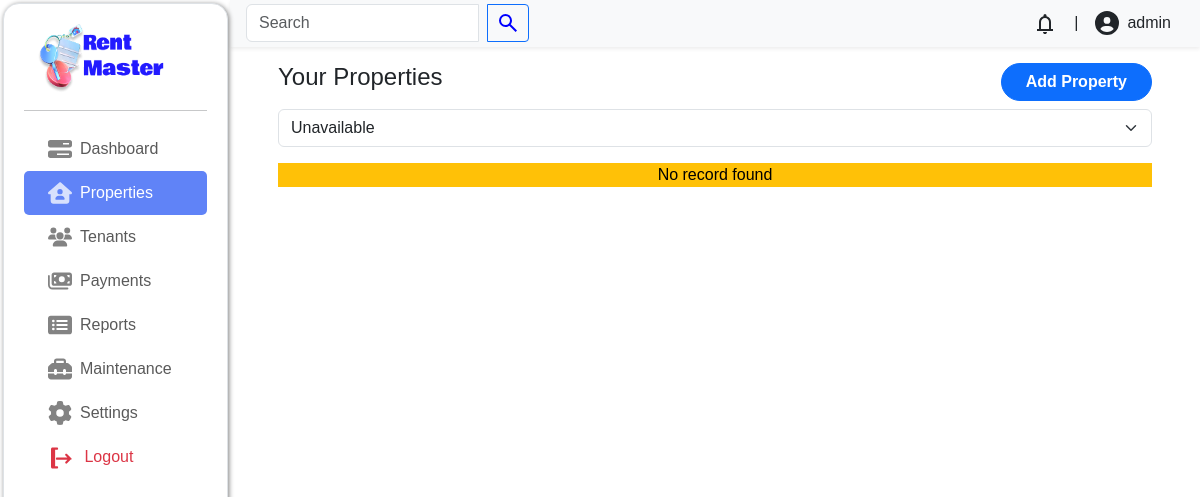
The page /admin/index.php?page=properties/index&property_id=59&property_status=unavailable (signed in) on the database as committed earlier.
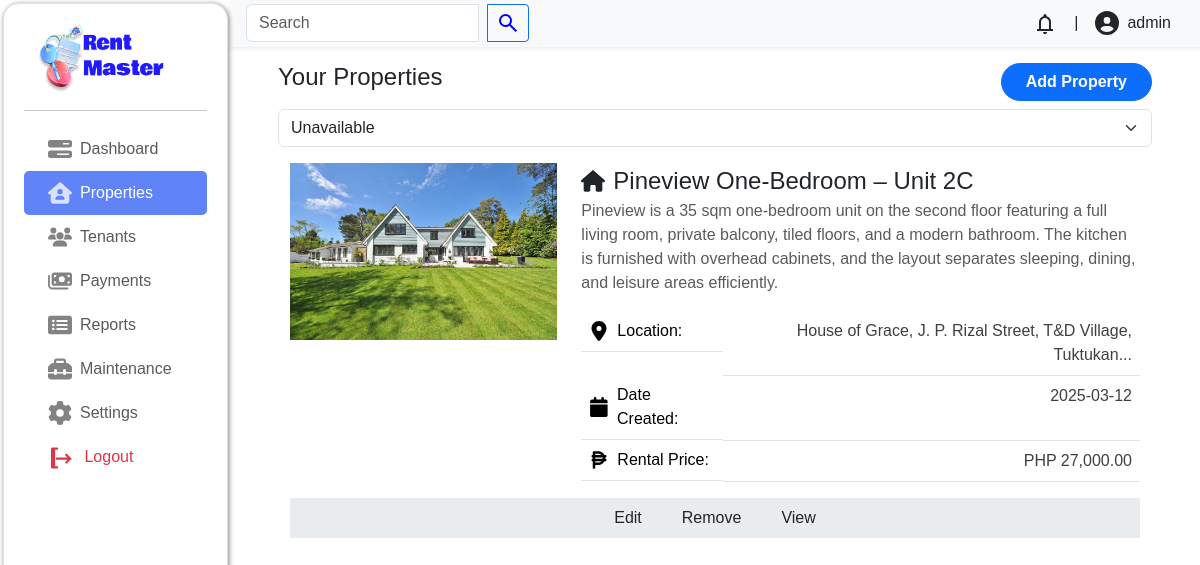
The same page on the database as committed later.
### tables this page shows
CREATE TABLE `properties` (
  `property_id` int(11) NOT NULL,
  `property_name` varchar(100) NOT NULL,
  `property_location` varchar(200) NOT NULL,
  `property_date_created` date NOT NULL,
  `property_description` varchar(1000) NOT NULL,
  `property_status` enum('available','unavailable') NOT NULL DEFAULT 'available',
  `property_rental_price` decimal(10,0) NOT NULL,
  `latitude` decimal(10,8) NOT NULL,
  `longitude` decimal(11,8) NOT NULL,
  `property_capacity` varchar(100) NOT NULL
);

CREATE TABLE `property_images` (
  `property_images_id` int(11) NOT NULL,
  `property_id` int(11) NOT NULL,
  `image1` varchar(500) DEFAULT NULL,
  `image2` varchar(500) DEFAULT NULL,
  `image3` varchar(500) DEFAULT NULL,
  `image4` varchar(500) DEFAULT NULL,
  `image5` varchar(500) DEFAULT NULL,
  `image6` varchar(500) DEFAULT NULL,
  `image7` varchar(500) DEFAULT NULL,
  `image8` varchar(500) DEFAULT NULL,
  `image9` varchar(500) DEFAULT NULL,
  `image10` varchar(500) DEFAULT NULL
);

### admin/properties/index.php (the view, shortened to what the changed rows need)
<?php
$servername = "localhost";
$username = "root";
$password = "";
$dbname = "rentsystem";
$conn = mysqli_connect($servername, $username, $password, $dbname);
$status_filter = 'available';
$query = "SELECT * FROM properties WHERE ";
if (isset($_GET['property_id'])) {
    $property_id = $_GET['property_id'];
    $status_filter = $_GET['property_status'] ?? 'available';
    $query .= " property_id = '$property_id' AND";
}
$query .= " property_status = '$status_filter' ORDER BY property_date_created DESC";
$result = mysqli_query($conn, $query);
?>
<div class="container px-lg-5">
    <div class="container mt-3 mb-5">
        <div class="row row-cols-1 gap-5">
            <?php
            if (mysqli_num_rows($result) > 0) {
                while ($row = mysqli_fetch_assoc($result)) {
            ?>
                    <div class="col">
                        <div class="row gy-2">
                            <div class="col col-lg-4 col-md-6 col-12">
                                <?php
                                $id = $row['property_id'];
                                $image_query = mysqli_query($conn, "SELECT image1 FROM property_images WHERE property_id = '$id' LIMIT 1;");
                                $image_row = mysqli_fetch_assoc($image_query);
                                $image_path = $image_row ? $image_row['image1'] : 'default.jpg';
                                ?>
                                <img class="w-100" src="<?php echo htmlspecialchars($image_path); ?>" alt="Property Image">
                            </div>
                            <div class="col col-lg-8 col-md-6 col-12">
                                <div>
                                    <div class=" d-flex align-items-center gap-2">
                                        <div class=" fs-4 fw-medium">
                                            <?php echo htmlspecialchars($row['property_name']); ?>
                                        </div>
                                    </div>
                                    <p class="opacity-75"><?php echo htmlspecialchars($row['property_description']); ?></p>
                                </div>
                                <div class="d-flex justify-content-between">
                                    <table class="table">
                                        <tbody>
                                            <tr>
                                                <td class="fw-medium d-flex align-items-center gap-2">
                                                    Location:
                                                </td>
                                                <td class="text-right opacity-75"><?php echo htmlspecialchars(mb_strimwidth($row['property_location'], 0, 60, '...')); ?></td>
                                            </tr>
                                            <tr>
                                                <td class="fw-medium d-flex align-items-center gap-2">
                                                    Date Created:
                                                </td>
                                                <td class="text-right opacity-75"><?php echo htmlspecialchars($row['property_date_created']); ?></td>
                                            </tr>
                                            <tr>
                                                <td class="fw-medium d-flex align-items-center gap-2">
                                                    Rental Price:
                                                </td>
                                                <td class="text-right opacity-75"> PHP <?php echo number_format(htmlspecialchars($row['property_rental_price']), 2, '.', ','); ?></td>
                                            </tr>
                                        </tbody>
                                    </table>
                                </div>
                            </div>
                        </div>
                        <div class="bg-body-secondary d-flex justify-content-center gap-2">
                            <a href="?page=properties/update&property_id=<?php echo htmlspecialchars($row['property_id']); ?>" class="hover-btn px-3 py-2 text-decoration-none nav-link">Edit</a>
                            <a href="?page=properties/delete&property_id=<?php echo htmlspecialchars($row['property_id']); ?>" class="hover-btn px-3 py-2 text-decoration-none nav-link">Remove</a>
                            <a href="?page=properties/view&property_id=<?php echo htmlspecialchars($row['property_id']); ?>" class="hover-btn px-3 py-2 text-decoration-none nav-link">View</a>
                        </div>
                    </div>
            <?php
                }
            } else {
                echo "<div class='text-center text-bg-warning'>No record found</div>";
            }
            ?>
        </div>
    </div>
</div>

Rows that differ between the two databases and show on the page:
now on this page (row edited): properties: property_images.image1 (picture), property_name "Pineview One-Bedroom – Unit 2C", property_description "Pineview is a 35 sqm one-bedroom unit on the second floor featuring a full living room, private balcony, tiled floors, and a modern bathroom. The kitchen is furnished with overhead cabinets, and the layout separates sleeping, dining, and leisure areas efficiently.", property_location "House of Grace, J. P. Rizal Street, T&D Village, Tuktukan...", property_date_created "2025-03-12", property_rental_price "27,000.00"
Other text that changed with them:
text no longer shown: "No record found"
